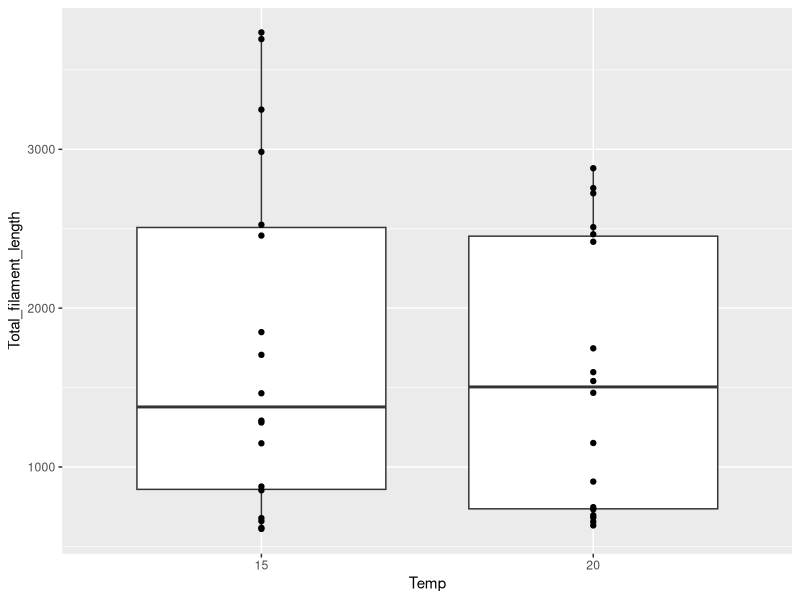
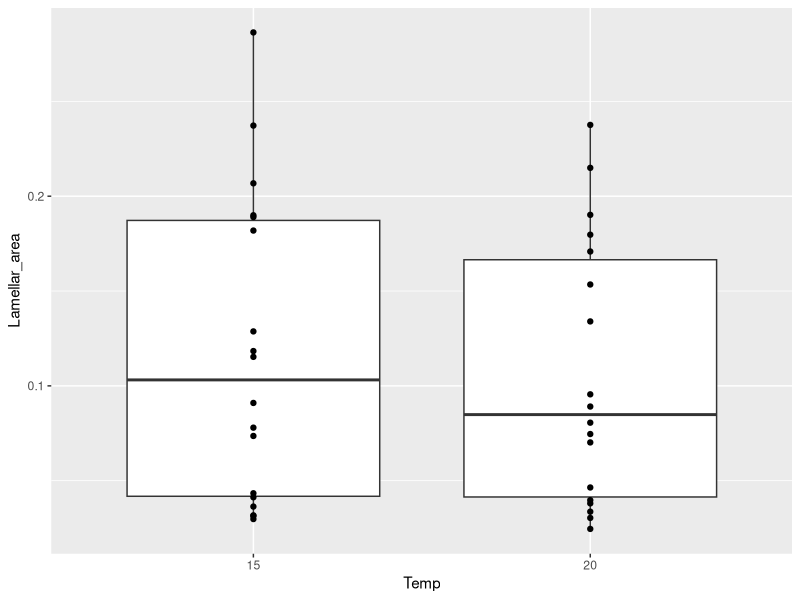
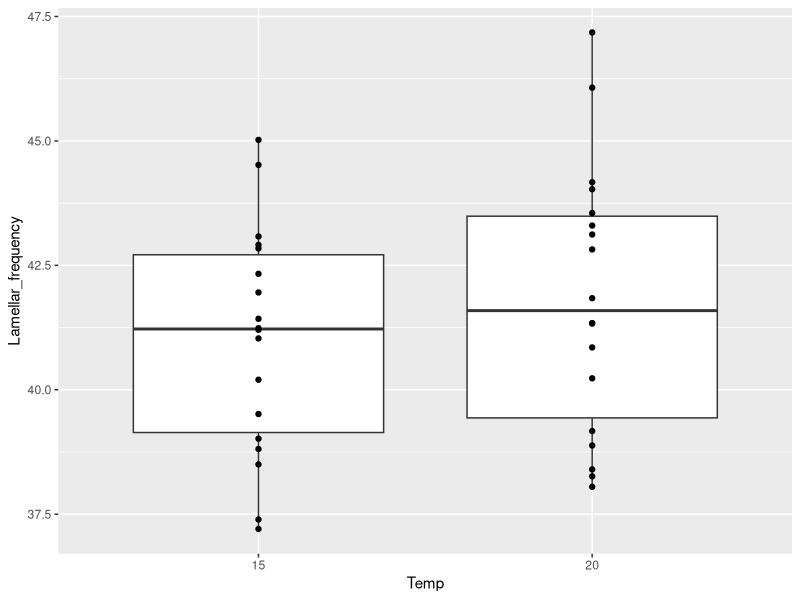

These figures' R source, in order:
### Script for Figure S2 - supporting gill metrics

library(here)
library(tidyverse)
library(lme4)
library(lmerTest)
library(emmeans)


####bring data in
data<-read.csv(here('data/GSA_BT_Compiled_03122023_BSC.csv'), stringsAsFactors = T)
str(data)
summary(data)

data2<-data %>%
  mutate (Temp = factor(Temp)) %>%
  mutate (Replicate = case_when (Temp == "15" & Replicate == "1"~ "1",
                                 Temp == "15" & Replicate == "2"~ "2",
                                 Temp == "20" & Replicate == "1"~ "3",
                                 Temp == "20" & Replicate == "2"~ "4")) %>%
  mutate (Replicate = factor (Replicate)) %>%
  mutate (log10_GSA = log10(GSA)) %>%
  mutate (log10_Weight = log10(Weight)) %>%
  rename (Lamellar_area = Lamallae.Area,
          Total_filament_length = total_filament_length_mm,
          Lamellar_frequency = Lamallae.Density )

#units for future reference
# Frequency = Lamellae / mm
# Surface Area = mm2
# Filament Length = mm 

####basic EDA
ggplot(data = data2, aes(x= Temp, y = Total_filament_length))+geom_boxplot()+geom_point()
ggplot(data = data2, aes(x= Temp, y = Lamellar_area))+geom_boxplot()+geom_point()
ggplot(data = data2, aes(x= Temp, y = Lamellar_frequency))+geom_boxplot()+geom_point()

####basic models
